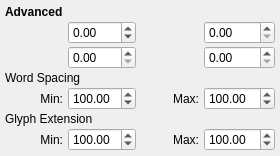
<?xml version="1.0" encoding="UTF-8"?>
<ui version="4.0">
 <class>PropertyWidget_AdvancedBase</class>
 <widget class="QFrame" name="PropertyWidget_AdvancedBase">
  <property name="geometry">
   <rect>
    <x>0</x>
    <y>0</y>
    <width>280</width>
    <height>156</height>
   </rect>
  </property>
  <property name="windowTitle">
   <string>Frame</string>
  </property>
  <property name="frameShape">
   <enum>QFrame::NoFrame</enum>
  </property>
  <property name="frameShadow">
   <enum>QFrame::Plain</enum>
  </property>
  <property name="lineWidth">
   <number>0</number>
  </property>
  <layout class="QGridLayout" name="gridLayout">
   <property name="leftMargin">
    <number>5</number>
   </property>
   <property name="topMargin">
    <number>5</number>
   </property>
   <property name="rightMargin">
    <number>5</number>
   </property>
   <property name="bottomMargin">
    <number>5</number>
   </property>
   <property name="horizontalSpacing">
    <number>5</number>
   </property>
   <property name="verticalSpacing">
    <number>2</number>
   </property>
   <item row="4" column="3">
    <widget class="ScrSpinBox" name="normWordTrackingSpinBox">
     <property name="minimum">
      <double>1.000000000000000</double>
     </property>
     <property name="maximum">
      <double>2000.000000000000000</double>
     </property>
     <property name="value">
      <double>100.000000000000000</double>
     </property>
    </widget>
   </item>
   <item row="3" column="0" colspan="4">
    <widget class="QLabel" name="wordTrackingLabel">
     <property name="text">
      <string>Word Spacing</string>
     </property>
    </widget>
   </item>
   <item row="7" column="2">
    <widget class="QLabel" name="maxGlyphExtensionLabel">
     <property name="text">
      <string>Max:</string>
     </property>
     <property name="alignment">
      <set>Qt::AlignRight|Qt::AlignTrailing|Qt::AlignVCenter</set>
     </property>
    </widget>
   </item>
   <item row="1" column="2">
    <widget class="QLabel" name="trackingLabel">
     <property name="text">
      <string/>
     </property>
     <property name="alignment">
      <set>Qt::AlignRight|Qt::AlignTrailing|Qt::AlignVCenter</set>
     </property>
    </widget>
   </item>
   <item row="4" column="2">
    <widget class="QLabel" name="normWordTrackingLabel">
     <property name="text">
      <string>Max:</string>
     </property>
     <property name="alignment">
      <set>Qt::AlignRight|Qt::AlignTrailing|Qt::AlignVCenter</set>
     </property>
    </widget>
   </item>
   <item row="1" column="0">
    <widget class="QLabel" name="textBaseLabel">
     <property name="text">
      <string/>
     </property>
     <property name="alignment">
      <set>Qt::AlignRight|Qt::AlignTrailing|Qt::AlignVCenter</set>
     </property>
    </widget>
   </item>
   <item row="0" column="0">
    <widget class="QLabel" name="lblTitle">
     <property name="font">
      <font>
       <weight>75</weight>
       <bold>true</bold>
      </font>
     </property>
     <property name="text">
      <string>Advanced</string>
     </property>
    </widget>
   </item>
   <item row="7" column="3">
    <widget class="ScrSpinBox" name="maxGlyphExtSpinBox">
     <property name="minimum">
      <double>90.000000000000000</double>
     </property>
     <property name="maximum">
      <double>110.000000000000000</double>
     </property>
     <property name="value">
      <double>100.000000000000000</double>
     </property>
    </widget>
   </item>
   <item row="1" column="1">
    <widget class="ScrSpinBox" name="textBase">
     <property name="minimum">
      <double>-100.000000000000000</double>
     </property>
     <property name="maximum">
      <double>100.000000000000000</double>
     </property>
    </widget>
   </item>
   <item row="2" column="1">
    <widget class="ScrSpinBox" name="scaleH"/>
   </item>
   <item row="2" column="3">
    <widget class="ScrSpinBox" name="scaleV"/>
   </item>
   <item row="5" column="0" colspan="4">
    <widget class="QLabel" name="glyphExtensionLabel">
     <property name="text">
      <string>Glyph Extension</string>
     </property>
    </widget>
   </item>
   <item row="7" column="1">
    <widget class="ScrSpinBox" name="minGlyphExtSpinBox">
     <property name="minimum">
      <double>90.000000000000000</double>
     </property>
     <property name="maximum">
      <double>110.000000000000000</double>
     </property>
     <property name="value">
      <double>100.000000000000000</double>
     </property>
    </widget>
   </item>
   <item row="4" column="0">
    <widget class="QLabel" name="minWordTrackingLabel">
     <property name="text">
      <string>Min:</string>
     </property>
     <property name="alignment">
      <set>Qt::AlignRight|Qt::AlignTrailing|Qt::AlignVCenter</set>
     </property>
    </widget>
   </item>
   <item row="2" column="2">
    <widget class="QLabel" name="scaleVLabel">
     <property name="text">
      <string/>
     </property>
     <property name="alignment">
      <set>Qt::AlignRight|Qt::AlignTrailing|Qt::AlignVCenter</set>
     </property>
    </widget>
   </item>
   <item row="7" column="0">
    <widget class="QLabel" name="minGlyphExtensionLabel">
     <property name="text">
      <string>Min:</string>
     </property>
     <property name="alignment">
      <set>Qt::AlignRight|Qt::AlignTrailing|Qt::AlignVCenter</set>
     </property>
    </widget>
   </item>
   <item row="4" column="1">
    <widget class="ScrSpinBox" name="minWordTrackingSpinBox">
     <property name="minimum">
      <double>1.000000000000000</double>
     </property>
     <property name="maximum">
      <double>200.000000000000000</double>
     </property>
     <property name="value">
      <double>100.000000000000000</double>
     </property>
    </widget>
   </item>
   <item row="2" column="0">
    <widget class="QLabel" name="scaleHLabel">
     <property name="text">
      <string/>
     </property>
     <property name="alignment">
      <set>Qt::AlignRight|Qt::AlignTrailing|Qt::AlignVCenter</set>
     </property>
    </widget>
   </item>
   <item row="1" column="3">
    <widget class="ScrSpinBox" name="tracking"/>
   </item>
  </layout>
 </widget>
 <customwidgets>
  <customwidget>
   <class>ScrSpinBox</class>
   <extends>QDoubleSpinBox</extends>
   <header>ui/scrspinbox.h</header>
  </customwidget>
 </customwidgets>
 <resources/>
 <connections/>
</ui>
